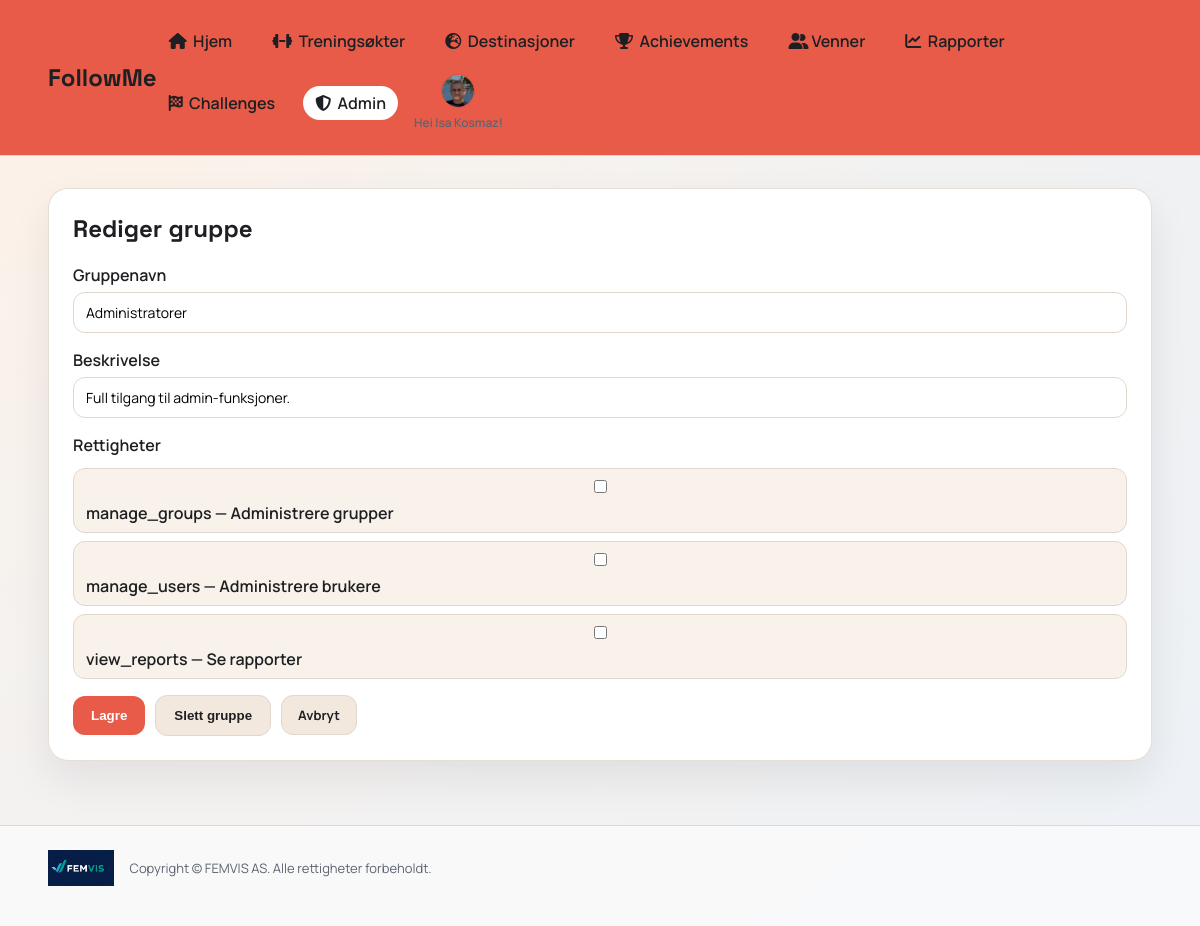
/admin/groups/1/edit (signed in), run on the app's committed database.
### app.py (models this page shows)
class User(db.Model):
    id = db.Column(db.Integer, primary_key=True)
    username = db.Column(db.String(40), unique=True, nullable=False)
    full_name = db.Column(db.String(120), nullable=False)
    email = db.Column(db.String(120), unique=True, nullable=False)
    password_hash = db.Column(db.String(255), nullable=False)
    role = db.Column(db.String(20), default="user", nullable=False)
    avatar_color = db.Column(db.String(20), default="#2d7d46", nullable=False)
    avatar_icon = db.Column(db.String(20), default="boot", nullable=False)
    avatar_image = db.Column(db.String(255), nullable=True)
    created_at = db.Column(db.DateTime, default=datetime.utcnow, nullable=False)

class Group(db.Model):
    id = db.Column(db.Integer, primary_key=True)
    name = db.Column(db.String(80), unique=True, nullable=False)
    description = db.Column(db.String(200), nullable=True)

class Permission(db.Model):
    id = db.Column(db.Integer, primary_key=True)
    code = db.Column(db.String(80), unique=True, nullable=False)
    description = db.Column(db.String(200), nullable=True)

### app.py (the view, shortened to what this page needs)
@app.route("/admin/groups/<int:group_id>/edit", methods=["GET", "POST"])
@login_required
def admin_group_edit(group_id):
    admin = get_current_user()
    if admin.role != "admin":
        flash("Du har ikke tilgang.")
        return redirect(url_for("index"))
    group = db.session.get(Group, group_id)
    if not group:
        flash("Fant ikke gruppe.")
        return redirect(url_for("admin_groups"))
    permissions = Permission.query.order_by(Permission.code.asc()).all()
    group_perm_ids = {
        gp.permission_id for gp in GroupPermission.query.filter_by(group_id=group.id).all()
    }
    return render_template(
        "admin_group_edit.html",
        user=admin,
        group=group,
        permissions=permissions,
        group_perm_ids=group_perm_ids,
    )

### app.py (called while the page is built)
def login_required(view):
    @wraps(view)
    def wrapper(*args, **kwargs):
        if "user_id" not in session:
            return redirect(url_for("login"))
        user = db.session.get(User, session["user_id"])
        if not user:
            session.clear()
            return redirect(url_for("login"))
        return view(*args, **kwargs)
    return wrapper

def get_current_user():
    if "user_id" not in session:
        return None
    user = db.session.get(User, session["user_id"])
    if not user:
        session.clear()
        return None
    return user

### templates/admin_group_edit.html (shortened to what this page needs)
{% extends "base.html" %}
{% set title = "Rediger gruppe" %}
{% block content %}
<section class="card">
  <h2>Rediger gruppe</h2>
  <form method="post" class="form">
    <label>Gruppenavn
      <input type="text" name="name" value="{{ group.name }}" required>
    </label>
    <label>Beskrivelse
      <input type="text" name="description" value="{{ group.description }}">
    </label>
    <label>Rettigheter
      <div class="check-group">
        {% for perm in permissions %}
          <label class="check-option">
            <input type="checkbox" name="permissions" value="{{ perm.id }}" {% if perm.id in group_perm_ids %}checked{% endif %}>
            <span>{{ perm.code }} — {{ perm.description }}</span>
          </label>
        {% endfor %}
      </div>
    </label>
    <div class="form-actions">
      <button class="button" type="submit">Lagre</button>
      <button class="button secondary" type="submit" form="delete-group">Slett gruppe</button>
      <a class="button secondary small" href="{{ url_for('admin_groups') }}">Avbryt</a>
    </div>
  </form>
</section>
{% endblock %}

### templates/base.html (shortened to what this page needs)
<!doctype html>
<html lang="no">
<head>
  <link rel="stylesheet" href="{{ url_for('static', filename='css/style.css') }}">
  <link rel="stylesheet" href="https://cdnjs.cloudflare.com/ajax/libs/font-awesome/6.5.2/css/all.min.css">
</head>
<body>
  <div class="app-shell">
    <header class="topbar">
      <a class="brand-link" href="{{ url_for('index') }}"><div class="brand">FollowMe</div></a>
      {% if user %}
      <div class="nav-shell">
        <nav class="nav">
          <a href="{{ url_for('index') }}" class="{% if request.path == url_for('index') %}active{% endif %}"><i class="fa-solid fa-house"></i>&nbsp; Hjem</a>
          <a href="{{ url_for('workouts') }}" class="{% if request.path.startswith(url_for('workouts')) %}active{% endif %}"><i class="fa-solid fa-dumbbell"></i>&nbsp; Treningsøkter</a>
          <a href="{{ url_for('destinations') }}" class="{% if request.path.startswith(url_for('destinations')) %}active{% endif %}"><i class="fa-solid fa-earth-europe"></i>&nbsp; Destinasjoner</a>
          <a href="{{ url_for('achievements') }}" class="{% if request.path.startswith(url_for('achievements')) %}active{% endif %}"><i class="fa-solid fa-trophy"></i>&nbsp; Achievements</a>
          <a href="{{ url_for('friends') }}" class="{% if request.path.startswith(url_for('friends')) %}active{% endif %}"><i class="fa-solid fa-user-group"></i> Venner</a>
          <a href="{{ url_for('reports') }}" class="{% if request.path.startswith(url_for('reports')) %}active{% endif %}"><i class="fa-solid fa-chart-line"></i>&nbsp; Rapporter</a>
          <a href="{{ url_for('challenges') }}" class="{% if request.path.startswith(url_for('challenges')) %}active{% endif %}"><i class="fa-solid fa-flag-checkered"></i>&nbsp; Challenges</a>
          {% if user.role == 'admin' %}
          <a href="{{ url_for('admin_dashboard') }}" class="{% if request.path.startswith('/admin') %}active{% endif %}"><i class="fa-solid fa-shield-halved"></i>&nbsp; Admin</a>
          {% endif %}
          <div class="nav-avatar-wrap">
            <a class="nav-avatar {% if user.avatar_image %}has-image{% endif %}" href="{{ url_for('profile') }}" style="--accent: {{ user.avatar_color }}" aria-label="Profil">
              {% if user.avatar_image %}
                <img src="{{ url_for('static', filename='uploads/' ~ user.avatar_image) }}" alt="Avatar">
              {% endif %}
            </a>
            <div class="nav-welcome">Hei {{ user.full_name }}!</div>
          </div>
        </nav>
      </div>
      {% endif %}
    </header>
    <main class="main">
      {% block content %}{% endblock %}
    </main>
    <footer class="footer">
      <div class="footer-inner">
        <img src="{{ url_for('static', filename='img/logo.jpg') }}" alt="FEMVIS AS logo">
        <p>Copyright © FEMVIS AS. Alle rettigheter forbeholdt.</p>
      </div>
    </footer>
  </div>
</body>
</html>

### static/css/style.css (style rules this page uses)
:root { --bg: #f6f2ee; --bg-2: #edf1f6; --card: #ffffff; --ink: #1e1f22; --muted: #5d6470; --accent: #2d7d46; --accent-2: #d96d4e; --stroke: #e0d7ce; }
* { box-sizing: border-box; }
body { margin: 0; font-family: "Manrope", sans-serif; color: var(--ink); background: radial-gradient(circle at top left, #fff1e6 0%, var(--bg) 35%, var(--bg-2) 100%); }
.app-shell { min-height: 100vh; }
.topbar { display: flex; align-items: center; justify-content: space-between; padding: 24px 48px; position: sticky; top: 0; backdrop-filter: blur(6px); background: #e85b48; border-bottom: 1px solid var(--stroke); z-index: 10; }
.brand { font-family: "Space Grotesk", sans-serif; font-size: 24px; font-weight: 700; }
.brand-link { text-decoration: none; color: inherit; }
.nav { display: flex; gap: 16px; flex-wrap: wrap; align-items: center; }
.nav a { text-decoration: none; color: var(--ink); font-weight: 600; padding: 6px 12px; border-radius: 999px; }
.nav a.active { background: var(--card); }
.nav a.nav-avatar { padding: 0; }
.nav-avatar { width: 34px; height: 34px; border-radius: 50%; background: var(--accent); display: flex; align-items: center; justify-content: center; color: #fff; font-weight: 700; overflow: hidden; border: 1px solid rgba(0, 0, 0, 0.08); padding: 0; }
.nav-avatar img { width: 100%; height: 100%; object-fit: cover; display: block; border-radius: 50%; }
.nav-avatar.has-image { background: transparent; }
.nav-avatar-wrap { position: relative; display: flex; align-items: center; flex-direction: column; gap: 6px; }
.nav-welcome { font-size: 12px; color: var(--muted); font-weight: 600; text-align: center; max-width: 140px; }
.nav-shell { display: flex; align-items: center; gap: 12px; position: relative; }
.main { padding: 32px 48px 64px; }
.footer { padding: 24px 48px 40px; border-top: 1px solid var(--stroke); background: rgba(255, 255, 255, 0.6); }
.footer-inner { display: flex; align-items: center; gap: 16px; flex-wrap: wrap; }
.footer-inner img { height: 36px; }
.footer-inner p { margin: 0; color: var(--muted); font-size: 13px; }
.card { background: var(--card); border-radius: 20px; padding: 24px; box-shadow: 0 18px 40px rgba(29, 31, 34, 0.08); border: 1px solid rgba(224, 215, 206, 0.8); }
.card h2 { margin-top: 0; font-family: "Space Grotesk", sans-serif; }
.form { display: grid; gap: 16px; }
.form label { display: grid; gap: 6px; font-weight: 600; }
input, select { border: 1px solid var(--stroke); border-radius: 12px; padding: 10px 12px; font-size: 14px; font-family: "Manrope", sans-serif; }
.button { background: #e85b48; color: #fff; border: none; padding: 12px 18px; border-radius: 12px; font-weight: 700; cursor: pointer; text-decoration: none; display: inline-block; text-align: center; }
.button.secondary { background: #f2e8de; color: var(--ink); border: 1px solid var(--stroke); }
.button.small { padding: 10px 16px; font-size: 13px; }
.form-actions { display: flex; flex-wrap: wrap; gap: 10px; align-items: center; }
.check-group { display: grid; gap: 8px; margin-top: 6px; }
.check-option { display: flex; align-items: center; gap: 8px; background: #f8f2eb; border: 1px solid var(--stroke); border-radius: 12px; padding: 8px 12px; }

### data on the page
User: avatar_image (picture), full_name "Isa Kosmaz"
Group: name "Administratorer", description "Full tilgang til admin-funksjoner."
Permission: code "manage_groups", description "Administrere grupper"
Permission: code "manage_users", description "Administrere brukere"
Permission: code "view_reports", description "Se rapporter"
